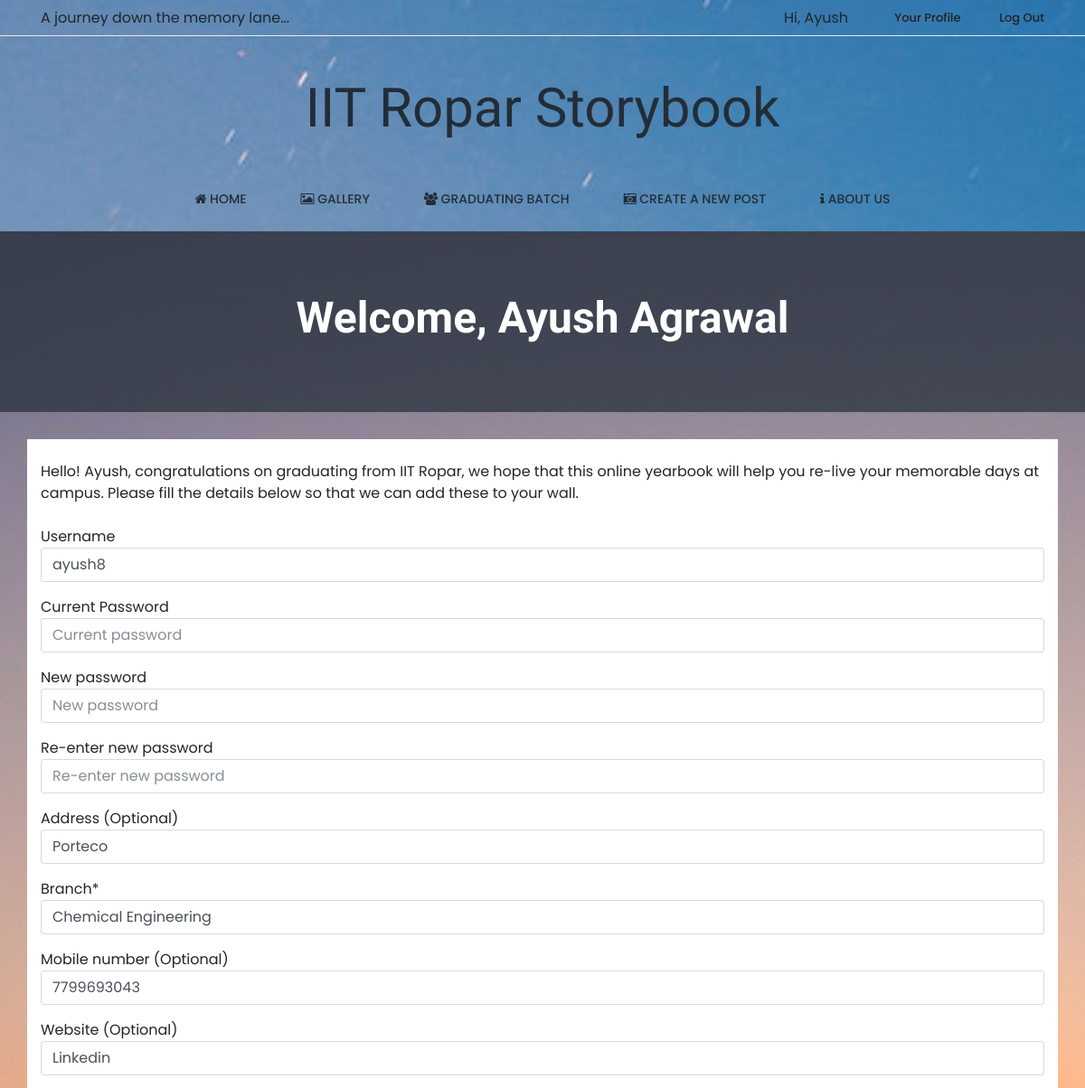
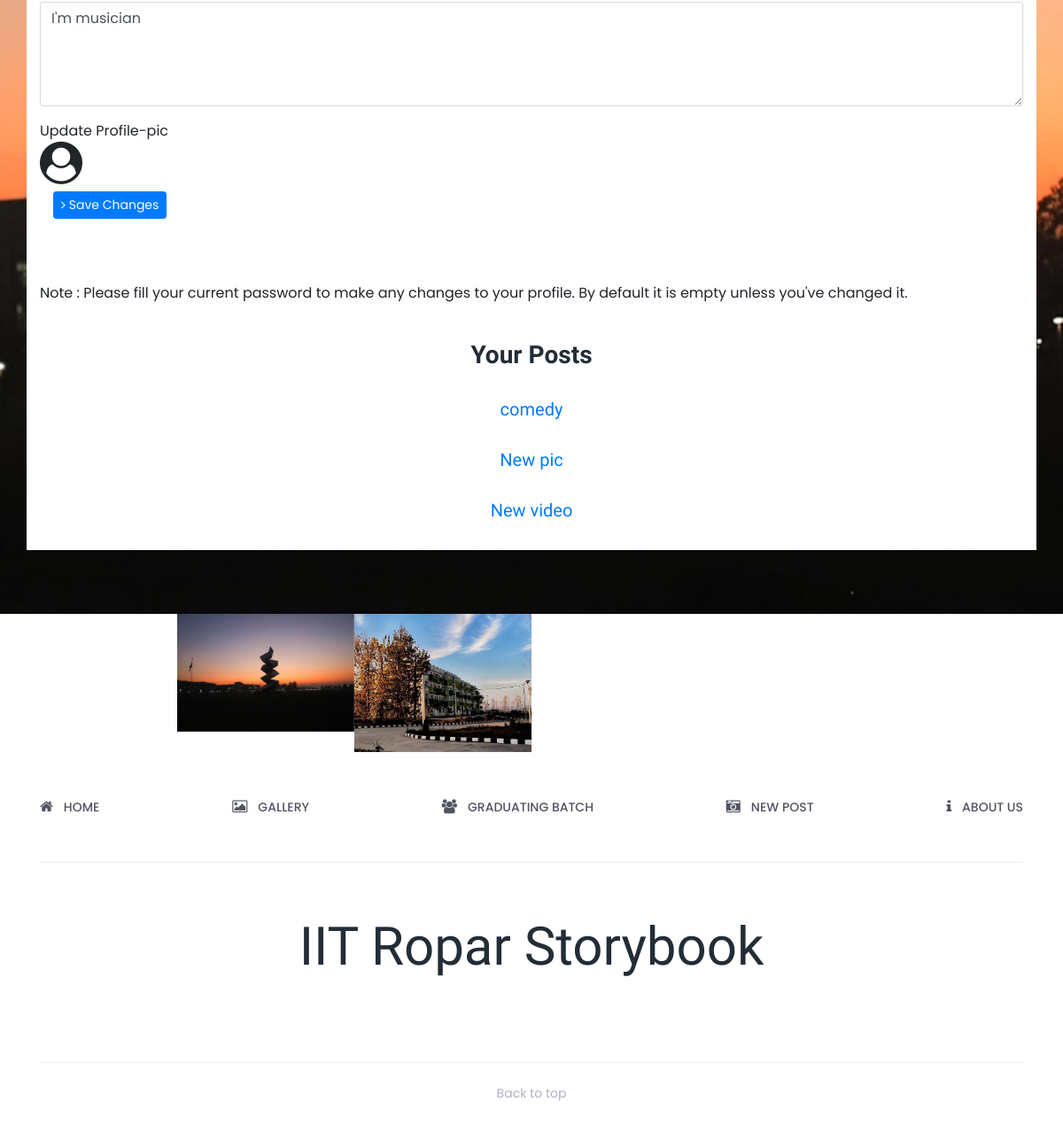
The app's page /profile/ (signed in) with its own data (2 pictures, top to bottom).
### main/models.py (models this page shows, shortened)
class Studentdetails(models.Model):
    User = models.OneToOneField(User,on_delete=models.SET_NULL, null=True, blank=True)
    general = models.OneToOneField(Generaldetails,on_delete=models.SET_NULL, null=True, blank=True)
    Address=models.TextField(blank = True)
    Branch = models.CharField(max_length=100,null=True)
    Summary = models.TextField(blank = True, default='-')
    Mobile = models.CharField(max_length=16,null=True,blank = True)
    Website = models.CharField(max_length=100,null=True,blank = True)

class Post(models.Model):
    User = models.ForeignKey(User,on_delete=models.SET_NULL,null=True,related_name='uploader')
    title = models.TextField(default='-')
    date = models.DateTimeField(null = True,auto_now_add = True)
    image_format = models.BooleanField(null = True)
    thought = models.TextField(default='-')
    picurl = models.TextField(default='-')
    picname = models.TextField(default='-')
    videourl = models.TextField(default = '-')
    videoname = models.TextField(default = '-')
    comment_num = models.IntegerField(default=0)
    love_num = models.IntegerField(default=0)

### main/views.py (the view, shortened to what this page needs)
# urls.py: path('profile/',views.ProfileView,name = 'profile'),
@login_required
def ProfileView(request):
    user = request.user
    message = None
    gen = Generaldetails.objects.get(User=user)
    data = Studentdetails.objects.filter(User=user)
    if not data:
        data = None
    else:
        data = data[0]
    your_posts = Post.objects.filter(User=user)
    return render(request,'main/update-profile.html',{'user':user,'gen':gen,'data':data,'message':message,'your_posts':your_posts})

### main/templates/main/update-profile.html (shortened to what this page needs)
{%extends "main/base.html"%}
{% load static %}
{%block content%}
<div class="breadcumb-area" >
        <div class="container h-100">
            <div class="row h-100 align-items-center">
                <div class="col-12">
                    <div class="bradcumb-title text-center">
                        <h2>Welcome, {{user.first_name}} {{user.last_name}}</h2>
                    </div>
                </div>
            </div>
        </div>
    </div>
    <div class="breadcumb-nav">
        <div class="container">
            <div class="row">
                <div class="col-12">
                </div>
            </div>
        </div>
    </div>
<div class = "container" style="background-color: white;">
    <br>
    {%if data%}
    Hello! {{user.first_name}}, congratulations on graduating from IIT Ropar, we hope that this online yearbook will help you re-live your memorable days at campus. Please fill the details below so that we can add these to your wall.
    {%else%}
    Hello! {{user.first_name}}, this online yearbook is dedicated for the graduating batch of IIT Ropar. So, please upload any memorable pic you find of the college/ your seniors and help them have a memorable farewell. Also make sure to maintain decency on the platform.
    {%endif%}
    <br><br>
    <form method="post" enctype="multipart/form-data" class="form-horizontal form-bordered" >
        <div class="form-group">
            Username
            <div class="row">
                <div class="col-md-12">
                    <input type="text" name="username" class="form-control" placeholder="Username" value="{{user.username}}" />
                </div>
            </div>
        </div>
        <div class="form-group">
            Current Password
            <div class="row">
                <div class="col-md-12">
                    <input type="password" name="curr_password" class="form-control" placeholder="Current password" />
                </div>
            </div>
        </div>
        <div class="form-group">
            New password
            <div class="row">
                <div class="col-md-12">
                    <input type="password" name="new_password" class="form-control" placeholder="New password"  />
                </div>
            </div>
        </div>
        <div class="form-group">
            Re-enter new password
            <div class="row">
                <div class="col-md-12">
                    <input type="password" name="new_password2" class="form-control" placeholder="Re-enter new password"  />
                </div>
            </div>
        </div>
        {%if data%}
        <div class="form-group">
            Address (Optional)
            <div class="row">
                <div class="col-md-12">
                    <input type="text" name="address" class="form-control" placeholder="Address" value="{{data.Address}}" />
                </div>
            </div>
        </div>
        <div class="form-group">
            Branch*
            <div class="row">
                <div class="col-md-12">
                    <input type="text" name="branch" class="form-control" placeholder="Branch" value="{{data.Branch}}" />
                </div>
            </div>
        </div>
        <div class="form-group">
            Mobile number (Optional)
            <div class="row">
                <div class="col-md-12">
                    <input type="text" name="mobile" class="form-control" placeholder="Mobile number" value="{{data.Mobile}}" />
                </div>
            </div>
        </div>
        <div class="form-group">
            Website (Optional)
            <div class="row">
                <div class="col-md-12">
                    <input type="text" name="website" class="form-control" placeholder="Website" value="{{data.Website}}" />
                </div>
            </div>
        </div>
        <div class="form-group">
            <div class="row">
                <div class="col-md-12">
                    <textarea type="text" name="summary" rows="5" class="form-control" placeholder="Tell us a bit about yourself ! This will appear on your wall ! (Optional)" value = "{{data.summary}}">{{data.Summary}}</textarea>
                </div>
            </div>
        </div>
        {%endif%}
        Update Profile-pic
        <div class="image-upload">
            <label for="image">
                <i class="fa fa-user-circle fa-3x" style = "cursor : pointer"  ></i>
            </label>
        </div>
        <div class="form-group">
            <div class="col-md-12">
                <button type="submit" class="btn btn-sm btn-primary"><i class="fa fa-angle-right"></i> Save Changes</button>
            </div>
            <br>
            <br><br>
            Note : Please fill your current password to make any changes to your profile. By default it is empty unless you've changed it.
        </div>
        <br>
  </form>
  <center>
  {%if your_posts%}
  <h3>Your Posts</h3>
  <br>
  {%for post in your_posts%}
  <h5><a href="{% url 'comment' post.pk%}">{{post.title}}</a></h5>
  <br>
  {%endfor%}
  {%endif%}
  </center>
</div>
{% endblock %}

### main/templates/main/base.html (shortened to what this page needs)
{% load static %}
<!DOCTYPE html>
<html lang="en">
<head>
    <link href="{%static 'main/css/style.css'%}" rel="stylesheet">
    <link href="{%static 'main/css/responsive/responsive.css' %}" rel="stylesheet">
</head>
<body style="background-image: url({%static 'main/img/iit3.jpeg'%});background-attachment: fixed;
  background-position: center;
  background-repeat: no-repeat;
  background-size: cover;">
    <div class="top_header_area" style="background-image: url({%static 'main/img/bg-01.jpg'%});background-attachment: fixed;
  background-position: center;
  background-repeat: no-repeat;
  background-size: cover;">
        <div class="container">
            <div class="row">
                <div class="col-5 col-sm-6">
                    <div class="top_social_bar ">
                        A journey down the memory lane...
                    </div>
                </div>
                <div class="col-7 col-sm-6">
                    <div class="signup-search-area d-flex align-items-center justify-content-end">
                        Hi, {{user.first_name}} &nbsp; &nbsp; &nbsp; &nbsp;  &nbsp; &nbsp; <a href="{%url 'profile'%}">Your Profile</a> &nbsp; &nbsp;  &nbsp; &nbsp;&nbsp; &nbsp;
                        <a class = "button" href="{% url 'logout-gen'%}"> Log Out</a>
                    </div>
                </div>
            </div>
        </div>
    </div>
    <header class="header_area" style="background-image: url({%static 'main/img/bg-01.jpg'%});background-attachment: fixed;
  background-position: center;
  background-repeat: no-repeat;
  background-size: cover;">
        <div class="container">
            <div class="row">
                <div class="col-12">
                    <div class="logo_area text-center">
                        <a href="{%url 'home' %}" class="yummy-logo">IIT Ropar Storybook</a>
                    </div>
                </div>
            </div>
            <div class="row">
                <div class="col-12">
                    <nav class="navbar navbar-expand-lg">
                        <div class="collapse navbar-collapse justify-content-center" id="yummyfood-nav">
                            <ul class="navbar-nav" id="yummy-nav">
                                {% if active == 1 %}
                                <li class="nav-item active">
                                    <a class="nav-link" href="{%url 'home' %}"><i class="fa fa-home" aria-hidden="true"></i> Home <span class="sr-only">(current)</span></a>
                                </li>
                                {%else%}
                                <li class="nav-item">
                                    <a class="nav-link" href="{%url 'home' %}"><i class="fa fa-home" aria-hidden="true"></i> Home <span class="sr-only">(current)</span></a>
                                </li>
                                {%endif%}
                                {% if active == 2 %}
                                <li class="nav-item active">
                                    <a class="nav-link" href="{%url 'gallery' %}"><i class="fa fa-picture-o" aria-hidden="true"></i> Gallery</a>
                                </li>
                                {%else%}
                                <li class="nav-item ">
                                    <a class="nav-link" href="{%url 'gallery' %}"><i class="fa fa-picture-o" aria-hidden="true"></i> Gallery</a>
                                </li>
                                {%endif%}
                                {% if active == 3 %}
                                <li class="nav-item active">
                                    <a class="nav-link" href="{%url 'batch'%}"><i class="fa fa-users" aria-hidden="true"></i> Graduating Batch</a>
                                </li>
                                {%else%}
                                <li class="nav-item">
                                    <a class="nav-link" href="{%url 'batch'%}"><i class="fa fa-users" aria-hidden="true"></i> Graduating Batch</a>
                                </li>
                                {%endif%}
                                {% if active == 4 %}
                                <li class="nav-item active">
                                    <a class="nav-link" href="{% url 'post' %}"><i class="fa fa-camera-retro" aria-hidden="true"></i> Create a New Post</a>
                                </li>
                                {%else%}
                                <li class="nav-item">
                                    <a class="nav-link" href="{% url 'post' %}"><i class="fa fa-camera-retro" aria-hidden="true"></i> Create a New Post</a>
                                </li>
                                {%endif%}
                                {% if active == 5 %}
                                <li class="nav-item active">
                                    <a class="nav-link" href="{% url 'about' %}"><i class="fa fa-info" aria-hidden="true"></i> About us</a>
                                </li>
                                {%else%}
                                <li class="nav-item">
                                    <a class="nav-link" href="{% url 'about' %}"><i class="fa fa-info" aria-hidden="true"></i> About us</a>
                                </li>
                                {%endif%}
                            </ul>
                        </div>
                    </nav>
                </div>
            </div>
        </div>
    </header>
        {%block content%}{%endblock%}
    <div class="instargram_area owl-carousel section_padding_100_0 clearfix" style="background-color: white" id="portfolio">
        <div class="instagram_gallery_item">
            <img src="{%static 'main/img/iit3.jpeg'%}" alt="">
        </div>
        <div class="instagram_gallery_item">
            <img src="{%static 'main/img/iit4.jpeg'%}" alt="">
        </div>
    </div>
    <div class="social_icon_area clearfix" style="background-color : white">
        <div class="container">
            <div class="row">
                <div class="col-12">
                    <div class="footer-social-area d-flex">
                        <div class="single-icon">
                            <a href="{%url 'home'%}"><i class="fa fa-home" aria-hidden="true"></i><span>Home</span></a>
                        </div>
                        <div class="single-icon">
                            <a href="{%url 'gallery'%}"><i class="fa fa-picture-o" aria-hidden="true"></i><span>Gallery</span></a>
                        </div>
                        <div class="single-icon">
                            <a href="{%url 'batch'%}"><i class="fa fa-users" aria-hidden="true"></i><span>Graduating batch</span></a>
                        </div>
                        <div class="single-icon">
                            <a href="{%url 'post'%}"><i class="fa fa-camera-retro" aria-hidden="true"></i><span>New post</span></a>
                        </div>
                        <div class="single-icon">
                            <a href="{% url 'about' %}"><i class="fa fa-info" aria-hidden="true"></i><span>About Us</span></a>
                        </div>
                    </div>
                </div>
            </div>
        </div>
    </div>
    <footer class="footer_area" style="background-color:white;">
        <div class="container">
            <div class="row">
                <div class="col-12">
                    <div class="footer-content">
                        <div class="footer-logo-area text-center">
                            <a href="{%url 'home' %}" class="yummy-logo">IIT Ropar Storybook</a>
                        </div>
                    </div>
                </div>
            </div>
        </div>
        <div class="container">
            <div class="row">
                <div class="col-12">
                    <div class="copy_right_text text-center">
                        <p>Back to top</p>
                    </div>
                </div>
            </div>
        </div>
    </footer>
</body>

### records on screen
Studentdetails: address "Porteco", branch "Chemical Engineering", mobile "7799693043", website "Linkedin", summary "I'm musician"
Post: title "comedy"
Post: title "New pic"
Post: title "New video"

### other values on screen
{{ user.first_name }} "Ayush"
{{ user.last_name }} "Agrawal"
